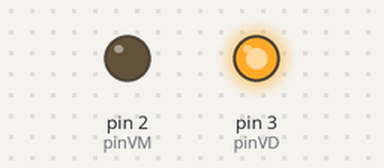
Simulated run of this sketch. Board: Arduino Uno, built with avr-gcc and run on an emulated ATmega328P. Parts: output pins drawn as LEDs (lit = HIGH).

Above: at 0.05 s.
At 5.0 s:
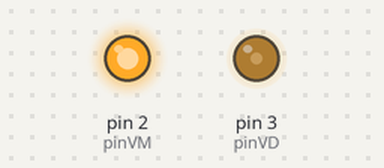
At 9.95 s:
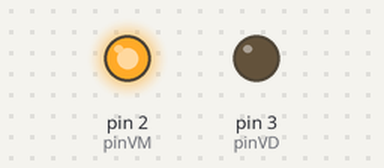
Timing chart, 0 to 13.0 s (numbered marks = the images above):
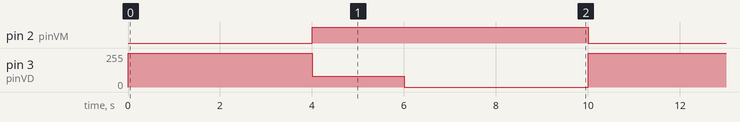

The sketch:

SEMAFORO.ino
```cpp
// Definição dos pinos para os LEDs
int pinVM = 2; // Pino do LED vermelho
int pinVD = 3; // Pino do LED verde

void setup() {
  // Configura os pinos dos LEDs como saída
  pinMode(pinVD, OUTPUT);
  pinMode(pinVM, OUTPUT);
}

// Função para acender o LED vermelho por um determinado tempo
void vermelho(int tempo) {
  digitalWrite(pinVM, HIGH); // Liga o LED vermelho
  delay(tempo * 1000); // Aguarda o tempo especificado (em segundos)
  digitalWrite(pinVM, LOW); // Desliga o LED vermelho
}

// Função para acender o LED verde por um determinado tempo
void verde(int tempo) {
  digitalWrite(pinVD, HIGH); // Liga o LED verde
  delay(tempo * 1000); // Aguarda o tempo especificado (em segundos)
  digitalWrite(pinVD, LOW); // Desliga o LED verde
}

// Função para acender o LED amarelo (vermelho e verde) por um determinado tempo
void amarelo(int tempo) {
  digitalWrite(pinVM, HIGH); // Liga o LED vermelho
  analogWrite(pinVD, 80); // Liga o LED verde em um nível de brilho baixo (80)
  delay(tempo * 1000); // Aguarda o tempo especificado (em segundos)
  digitalWrite(pinVD, LOW); // Desliga o LED verde
  digitalWrite(pinVM, LOW); // Desliga o LED vermelho
}

void loop() {
  // Ciclo de funcionamento do semáforo
  verde(4);    // Acende o LED verde por 4 segundos
  amarelo(2);  // Acende o LED amarelo por 2 segundos
  vermelho(4); // Acende o LED vermelho por 4 segundos
}
```

Measured:
- by itself, pin 2 (pinVM): alternates HIGH for 6.0 s and LOW for 4.0 s
- by itself, pin 3 (pinVD): repeats every 10.0 s: 80/255 2.0 s, 0/255 4.0 s, 255/255 4.0 s
